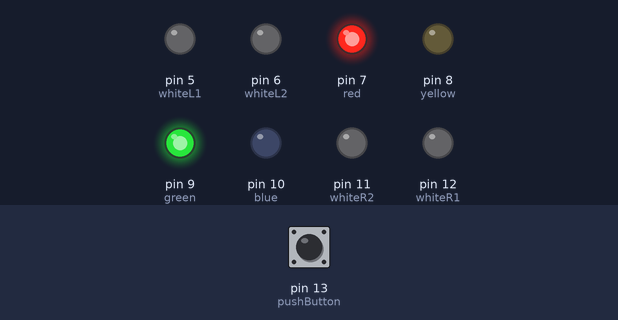
Bench run of a sketch on a simulated Arduino Uno, built with avr-gcc and run on an emulated ATmega328P. On the bench: output pins drawn as LEDs (lit = HIGH). Dashed ring = blinking. The inputs (shaded band) are chosen by the test bench; at power-on: pin 13 (pushButton) LOW.

Above: at 3.0 s.
4.1 s: pin 13 (pushButton) pulled HIGH for 3.2 s
At 6.4 s:
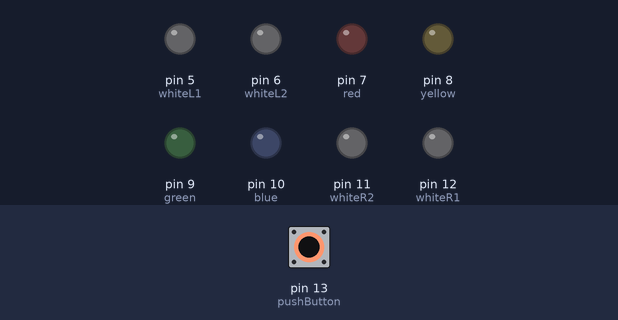
8.8 s: pin 13 (pushButton) pulled HIGH for 1.65 s
At 12.15 s:
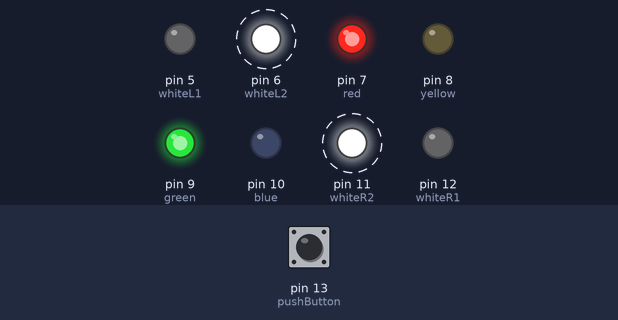
15.0 s: pin 13 (pushButton) pulled HIGH for 1.65 s
At 19.1 s:
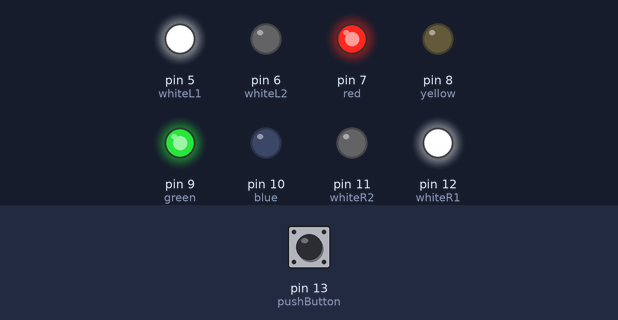
20.9 s: pin 13 (pushButton) pulled HIGH for 1.65 s
At 24.6 s:
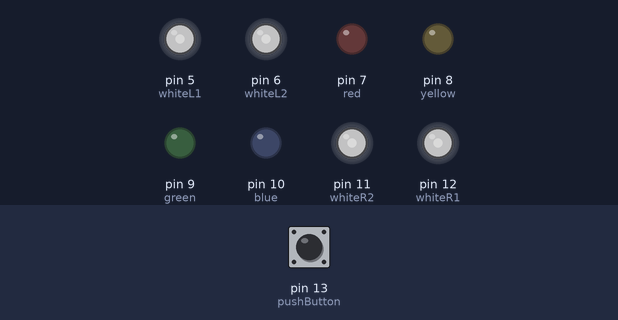
25.5 s: pin 13 (pushButton) pulled HIGH for 1.65 s
At 28.51 s:
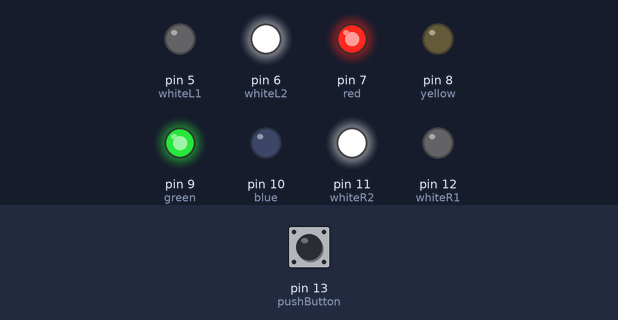
31.3 s: pin 13 (pushButton) pulled HIGH for 3.2 s
At 36.3 s:
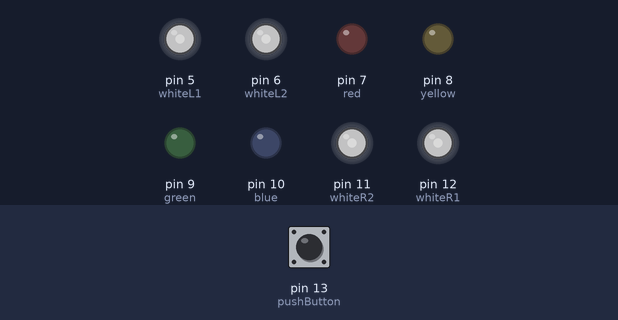
Timing chart, 0 to 37.8 s (numbered marks = the images above; inputs shaded):
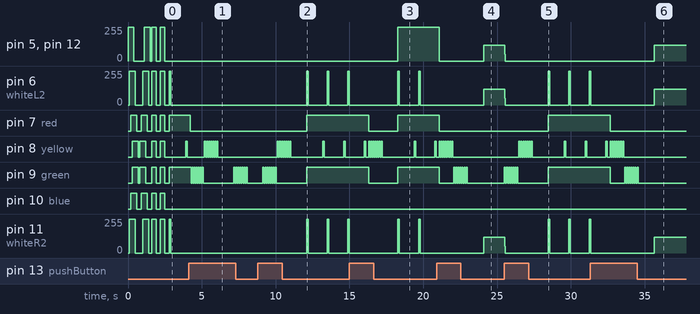

The sketch:

bicycle_security.ino
```cpp
#include <IRremote.h>

const int delayIntro = 100,
          delayTime = 100,
          pushButton = 13,

          whiteL1 = 5,
          whiteL2 = 6,
          red = 7,
          yellow = 8,
          green = 9,
          blue = 10,
          whiteR2 = 11,
          whiteR1 = 12;

boolean buttonState, primaryMode = false, yellowIsOn = false;
String mode = "aeroplane";

int pirState = LOW, mainIndicator = yellow, minorIndicator = green;

void on(int elem) {
  digitalWrite(elem, HIGH);
}

void off(int elem) {
  digitalWrite(elem, LOW);
}

void setup() {
  pinMode(pushButton, INPUT);
  pinMode(whiteL1, OUTPUT);
  pinMode(whiteL2, OUTPUT);
  pinMode(whiteR1, OUTPUT);
  pinMode(whiteR2, OUTPUT);
  pinMode(green, OUTPUT);
  pinMode(blue, OUTPUT);
  pinMode(red, OUTPUT);
  pinMode(yellow, OUTPUT);

  easeIO(delayIntro);
  allOn();
  delay(300);
  allOff();
  delay(300);
  allOn();
  delay(300);
  allOff();
  delay(300);

}

void easeIO(int delayTime) {
  on(whiteL1);
  on(whiteR1);
  delay(delayTime);
  on(whiteL2);
  on(whiteR2);
  delay(delayTime);
  on(red);
  on(blue);
  delay(delayTime);
  on(yellow);
  on(green);
  delay(delayTime);

  off(whiteL1);
  off(whiteR1);
  delay(delayTime);
  off(whiteL2);
  off(whiteR2);
  delay(delayTime);
  off(red);
  off(blue);
  delay(delayTime);
  off(yellow);
  off(green);
  delay(delayTime);

  on(green);
  on(yellow);
  delay(delayTime);
  on(blue);
  on(red);
  delay(delayTime);
  on(whiteR2);
  on(whiteL2);
  delay(delayTime);
  on(whiteR1);
  on(whiteL1);
  delay(delayTime);

  off(green);
  off(yellow);
  delay(delayTime);
  off(blue);
  off(red);
  delay(delayTime);
  off(whiteR2);
  off(whiteL2);
  delay(delayTime);
  off(whiteR1);
  off(whiteL1);
  delay(delayTime);
}

void startAnim() {
  on(whiteL1);
  delay(delayIntro);
  on(whiteL2);
  delay(delayIntro);
  on(red);
  delay(delayIntro);
  on(yellow);
  delay(delayIntro);
  on(green);
  delay(delayIntro);
  on(blue);
  delay(delayIntro);
  on(whiteR2);
  delay(delayIntro);
  on(whiteR1);
  delay(delayIntro);

  off(whiteL1);
  delay(delayIntro);
  off(whiteL2);
  delay(delayIntro);
  off(red);
  delay(delayIntro);
  off(yellow);
  delay(delayIntro);
  off(green);
  delay(delayIntro);
  off(blue);
  delay(delayIntro);
  off(whiteR2);
  delay(delayIntro);
  off(whiteR1);
  delay(delayIntro);

  on(whiteR1);
  delay(delayIntro);
  on(whiteR2);
  delay(delayIntro);
  on(blue);
  delay(delayIntro);
  on(green);
  delay(delayIntro);
  on(yellow);
  delay(delayIntro);
  on(red);
  delay(delayIntro);
  on(whiteL2);
  delay(delayIntro);
  on(whiteL1);
  delay(delayIntro);


  off(whiteR1);
  delay(delayIntro);
  off(whiteR2);
  delay(delayIntro);
  off(blue);
  delay(delayIntro);
  off(green);
  delay(delayIntro);
  off(yellow);
  delay(delayIntro);
  off(red);
  delay(delayIntro);
  off(whiteL2);
  delay(delayIntro);
  off(whiteL1);
  delay(delayIntro);
}
void modeSwing(int indicator) {
  allOff();
  for (int i = 0; i < 7; i++) {
    on(indicator);
    delay(70);
    off(indicator);
    delay(70);
  }
}


void torch() {
  on(whiteL1);
  on(whiteL2);
  on(whiteR1);
  on(whiteR2);
}
void torch2() {
  on(whiteL1);
  on(whiteL2);
  on(whiteR1);
  on(whiteR2);
  on(green);
  on(yellow);
}
void batterySaver() {
  on(whiteR1);
  on(whiteL1);
}
void batterySaver2() {
  on(whiteR2);
  on(whiteL2);
}
void aeroplane() {
  on(red);
  on(green);
  on(whiteL2);
  on(whiteR2);
  delay(100);
  off(whiteL2);
  off(whiteR2);
  delay(1000);
  on(yellow);
  delay(100);
  off(yellow);
  delay(200);
}
void aeroplaneTorch() {
  on(whiteL1);
  on(whiteR1);
  aeroplane();
}
void cop() {
  on(red);
  delay(200);
  off(red);
  on(blue);
  delay(200);
  off(blue);
}
void copTorch() {
  torch();
  cop();
}

/*void motionAlert() {
  on(buzzer);
  off(red);
  delay(200);
  off(buzzer);
  on(red);
  delay(200);
  on(buzzer);
  off(red);
  delay(200);
  off(buzzer);
  on(red);
  delay(500);
}*/

void allOn() {
  on(whiteL1);
  on(whiteL2);
  on(whiteR1);
  on(whiteR2);
  on(green);
  on(blue);
  on(red);
  on(yellow);
}
void allOff() {
  off(whiteL1);
  off(whiteL2);
  off(whiteR1);
  off(whiteR2);
  off(green);
  off(blue);
  off(red);
  off(yellow);
}

void switchMainIndicators() {
  modeSwing(mainIndicator);
  if (primaryMode) {
    mainIndicator = green;
    minorIndicator = yellow;
    primaryMode = false;
    mode = "aeroplane";
  }
  else {
    mainIndicator = yellow;
    minorIndicator = green;
    primaryMode = true;
    mode = "torch";
  }
}

void switchMainMode() {
  if (mode == "torch") {
    mode = "batterySaver";
  }
  else if (mode == "batterySaver") {
    mode = "batterySaver2";
  }
  else if (mode == "batterySaver2") {
    mode = "allOff";
  }
  else if (mode == "allOff") {
    mode = "torch";
  }
  else {
    mode = "torch";
  }
}


void switchMinorMode() {
  if (mode == "aeroplane") {
    mode = "aeroplaneTorch";
  }
  else if (mode == "aeroplaneTorch") {
    mode = "cop";
  }
  else if (mode == "cop") {
    mode = "copTorch";
  }
  else if (mode == "copTorch") {
    mode = "allOn";
  }
  else if (mode == "allOn") {
    mode = "startAnim";
  }
  else if (mode == "startAnim") {
    mode = "easeIO";
  }
  else if (mode == "easeIO") {
    mode = "aeroplane";
  }
  else {
    mode = "aeroplane";
  }
}


void secureMode() {
 /* pirState = digitalRead(pir);
  digitalWrite(green, HIGH);
  if (pirState == HIGH) {
    for (int i = 0; i < 4; i++)
    {
      motionAlert();
    }
  }*/
}
void readBtn() {
  buttonState = digitalRead(pushButton);
}


void process() {
  //Push button feature
  readBtn();
  if (buttonState == HIGH) {
    modeSwing(minorIndicator);
    readBtn();
    if (buttonState == HIGH) {
      switchMainIndicators();
    }

    else if (primaryMode) {
      switchMainMode();
    }
    else if (!primaryMode) {
      //If primary mode is false, means secondary mode is activated
      switchMinorMode();
    }

    delay(1000);

  }
  //Push button feature


  if (mode == "torch") {
    allOff();
    torch();
  }
  else if (mode == "batterySaver") {
    allOff();
    batterySaver();
  }
  else if (mode == "batterySaver2") {
    allOff();
    batterySaver2();
  }
  else if (mode == "allOff") {
    allOff();
  }
  else if (mode == "aeroplane") {
    allOff();
    aeroplane();
  }
  else if (mode == "aeroplaneTorch") {
    allOff();
    aeroplaneTorch();
  }
  else if (mode == "cop") {
    allOff();
    cop();
  }
  else if (mode == "copTorch") {
    allOff();
    copTorch();
  }
  else if (mode == "allOn") {
    allOff();
    allOn();
  }
  else if (mode == "startAnim") {
    allOff();
    startAnim();
  }
  else if (mode == "easeIO") {
    allOff();
    easeIO(delayIntro);
  }

}

void loop() {
  process();

}
```

Measured:
- after the input at 4.1 s, pin 6 (whiteL2): stops changing and stays 0/255; pin 7 (red): HIGH → LOW after 0.10 s
- after the input at 8.8 s, pin 5 (whiteL1): stays 0/255 (without the input it goes to 100/255 after 0.38 s); pin 6 (whiteL2): alternates 255/255 for 0.10 s and 0/255 for 1.3 s, starting after 3.3 s
- after the input at 15.0 s, pin 5 (whiteL1), pin 12 (whiteR1): 0/255 → 255/255 after 3.3 s; pin 7 (red), pin 9 (green): HIGH → LOW after 1.3 s, → HIGH 2.0 s later
- after the input at 20.9 s, pin 5 (whiteL1): 255/255 → 0/255 after 0.18 s, → 119/255 3.0 s later; pin 7 (red): HIGH → LOW after 0.18 s
- after the input at 25.5 s, pin 5 (whiteL1): 119/255 → 0/255 at once; pin 6 (whiteL2): 119/255 → 50/255 at once, then repeats every 1.4 s: 255/255 0.10 s, 0/255 1.3 s
- after the input at 31.3 s, pin 5 (whiteL1), pin 12 (whiteR1): 0/255 → 119/255 after 4.4 s; pin 7 (red): HIGH → LOW after 1.4 s; pin 9 (green): HIGH → LOW after 1.4 s, then repeats every 0.14 s: HIGH 0.07 s, LOW 0.07 s, until it stays LOW from 34.6 s
